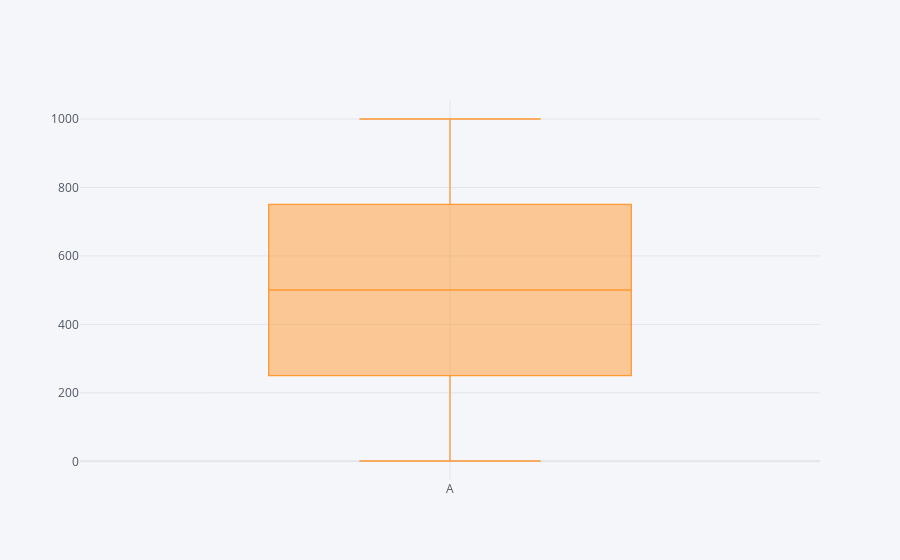

Notebook source saved alongside this figure:
### Code cell
myData.iplot(kind='box')

### Figure 1 — Plotly figure (JSON) as saved in the notebook; plotly's stock layout.template omitted (floating-point values rounded to 4 significant figures; data arrays with more than 128 entries replaced by an {"elided": "..."} marker saying what was removed)
{"data": [{"boxpoints": false, "line": {"width": 1.3}, "marker": {"color": "rgba(255, 153, 51, 1.0)"}, "name": "A", "orientation": "v", "type": "box", "y": {"elided": "1000 int values"}}], "layout": {"legend": {"bgcolor": "#F5F6F9", "font": {"color": "#4D5663"}}, "paper_bgcolor": "#F5F6F9", "plot_bgcolor": "#F5F6F9", "title": {"font": {"color": "#4D5663"}}, "xaxis": {"gridcolor": "#E1E5ED", "showgrid": true, "tickfont": {"color": "#4D5663"}, "title": {"font": {"color": "#4D5663"}, "text": ""}, "zerolinecolor": "#E1E5ED"}, "yaxis": {"gridcolor": "#E1E5ED", "showgrid": true, "tickfont": {"color": "#4D5663"}, "title": {"font": {"color": "#4D5663"}, "text": ""}, "zerolinecolor": "#E1E5ED"}}}
